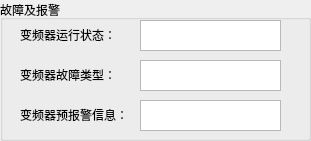
   <widget class="QGroupBox" name="groupBox_5">
    <property name="geometry">
     <rect>
      <x>20</x>
      <y>20</y>
      <width>311</width>
      <height>141</height>
     </rect>
    </property>
    <property name="title">
     <string>故障及报警</string>
    </property>
    <widget class="QLabel" name="s1__lb_38">
     <property name="geometry">
      <rect>
       <x>20</x>
       <y>100</y>
       <width>108</width>
       <height>29</height>
      </rect>
     </property>
     <property name="text">
      <string>变频器预报警信息：</string>
     </property>
    </widget>
    <widget class="QLabel" name="s1__lb_36">
     <property name="geometry">
      <rect>
       <x>20</x>
       <y>20</y>
       <width>108</width>
       <height>29</height>
      </rect>
     </property>
     <property name="text">
      <string>变频器运行状态：</string>
     </property>
    </widget>
    <widget class="QTextBrowser" name="faultType">
     <property name="geometry">
      <rect>
       <x>140</x>
       <y>60</y>
       <width>141</width>
       <height>31</height>
      </rect>
     </property>
     <property name="html">
      <string>&lt;!DOCTYPE HTML PUBLIC &quot;-//W3C//DTD HTML 4.0//EN&quot; &quot;http://www.w3.org/TR/REC-html40/strict.dtd&quot;&gt;
&lt;html&gt;&lt;head&gt;&lt;meta name=&quot;qrichtext&quot; content=&quot;1&quot; /&gt;&lt;style type=&quot;text/css&quot;&gt;
p, li { white-space: pre-wrap; }
&lt;/style&gt;&lt;/head&gt;&lt;body style=&quot; font-family:'SimSun'; font-size:9pt; font-weight:400; font-style:normal;&quot;&gt;
&lt;p style=&quot;-qt-paragraph-type:empty; margin-top:0px; margin-bottom:0px; margin-left:0px; margin-right:0px; -qt-block-indent:0; text-indent:0px;&quot;&gt;&lt;br /&gt;&lt;/p&gt;&lt;/body&gt;&lt;/html&gt;</string>
     </property>
    </widget>
    <widget class="QTextBrowser" name="runState">
     <property name="geometry">
      <rect>
       <x>140</x>
       <y>20</y>
       <width>141</width>
       <height>31</height>
      </rect>
     </property>
     <property name="html">
      <string>&lt;!DOCTYPE HTML PUBLIC &quot;-//W3C//DTD HTML 4.0//EN&quot; &quot;http://www.w3.org/TR/REC-html40/strict.dtd&quot;&gt;
&lt;html&gt;&lt;head&gt;&lt;meta name=&quot;qrichtext&quot; content=&quot;1&quot; /&gt;&lt;style type=&quot;text/css&quot;&gt;
p, li { white-space: pre-wrap; }
&lt;/style&gt;&lt;/head&gt;&lt;body style=&quot; font-family:'SimSun'; font-size:9pt; font-weight:400; font-style:normal;&quot;&gt;
&lt;p style=&quot;-qt-paragraph-type:empty; margin-top:0px; margin-bottom:0px; margin-left:0px; margin-right:0px; -qt-block-indent:0; text-indent:0px;&quot;&gt;&lt;br /&gt;&lt;/p&gt;&lt;/body&gt;&lt;/html&gt;</string>
     </property>
    </widget>
    <widget class="QTextBrowser" name="faultInfo">
     <property name="geometry">
      <rect>
       <x>140</x>
       <y>100</y>
       <width>141</width>
       <height>31</height>
      </rect>
     </property>
     <property name="html">
      <string>&lt;!DOCTYPE HTML PUBLIC &quot;-//W3C//DTD HTML 4.0//EN&quot; &quot;http://www.w3.org/TR/REC-html40/strict.dtd&quot;&gt;
&lt;html&gt;&lt;head&gt;&lt;meta name=&quot;qrichtext&quot; content=&quot;1&quot; /&gt;&lt;style type=&quot;text/css&quot;&gt;
p, li { white-space: pre-wrap; }
&lt;/style&gt;&lt;/head&gt;&lt;body style=&quot; font-family:'SimSun'; font-size:9pt; font-weight:400; font-style:normal;&quot;&gt;
&lt;p style=&quot;-qt-paragraph-type:empty; margin-top:0px; margin-bottom:0px; margin-left:0px; margin-right:0px; -qt-block-indent:0; text-indent:0px;&quot;&gt;&lt;br /&gt;&lt;/p&gt;&lt;/body&gt;&lt;/html&gt;</string>
     </property>
    </widget>
    <widget class="QLabel" name="s1__lb_37">
     <property name="geometry">
      <rect>
       <x>20</x>
       <y>60</y>
       <width>108</width>
       <height>29</height>
      </rect>
     </property>
     <property name="text">
      <string>变频器故障类型：</string>
     </property>
    </widget>
   </widget>
